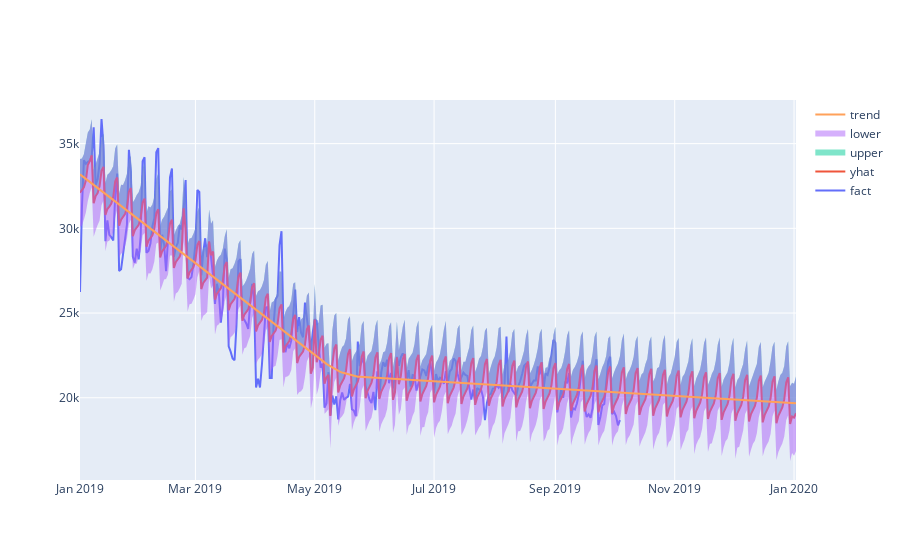

Notebook cell for this chart:
### Code cell
# Рисуем график с границами прогноза на полном периоде
iplot([
    go.Scatter(x=df['ds'], y=df['y'], name='fact'),
    go.Scatter(x=final_forecast['ds'], y=final_forecast['yhat'], name='yhat'),
    go.Scatter(x=final_forecast['ds'], y=final_forecast['yhat_upper'], fill='tonexty', mode='none', name='upper'),
    go.Scatter(x=final_forecast['ds'], y=final_forecast['yhat_lower'], fill='tonexty', mode='none', name='lower'),
    go.Scatter(x=final_forecast['ds'], y=final_forecast['trend'], name='trend')
])

### Figure 1 — Plotly figure (JSON) as saved in the notebook; plotly's stock layout.template omitted (floating-point values rounded to 4 significant figures; data arrays with more than 128 entries replaced by an {"elided": "..."} marker saying what was removed)
{"data": [{"name": "fact", "type": "scatter", "x": {"elided": "277 str values"}, "y": {"elided": "277 int values"}}, {"name": "yhat", "type": "scatter", "x": {"elided": "367 str values"}, "y": {"elided": "367 float values"}}, {"fill": "tonexty", "mode": "none", "name": "upper", "type": "scatter", "x": {"elided": "367 str values"}, "y": {"elided": "367 float values"}}, {"fill": "tonexty", "mode": "none", "name": "lower", "type": "scatter", "x": {"elided": "367 str values"}, "y": {"elided": "367 float values"}}, {"name": "trend", "type": "scatter", "x": {"elided": "367 str values"}, "y": {"elided": "367 float values"}}], "layout": {}}
